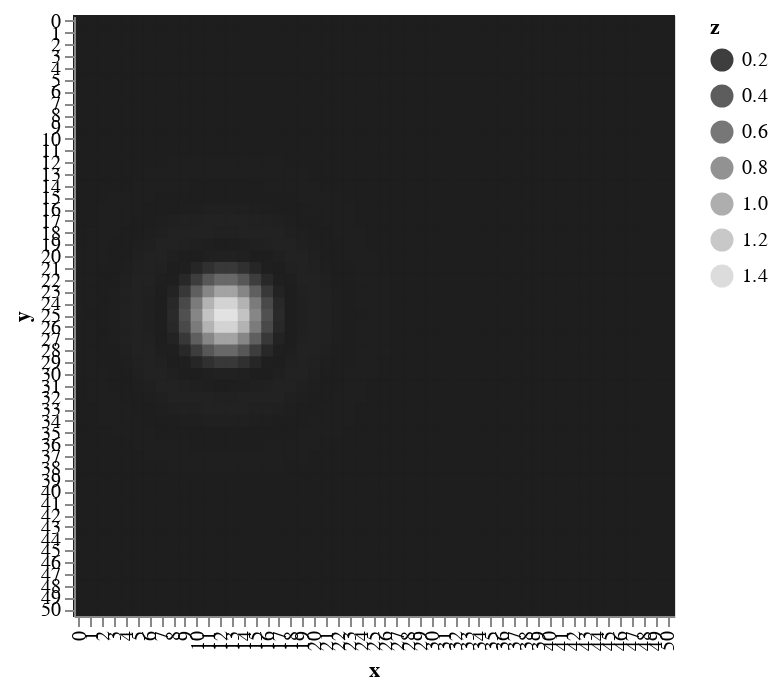
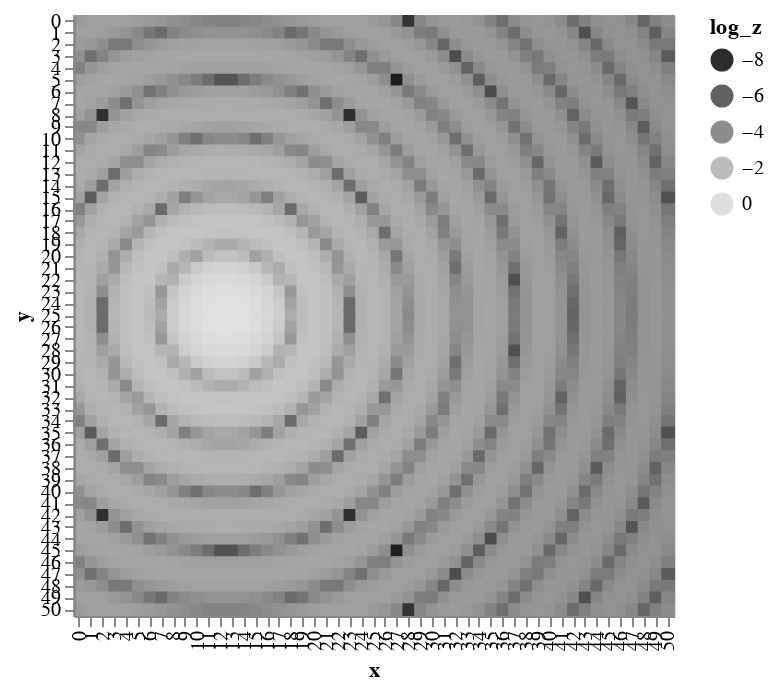

Notebook code for these charts, in order:
### Markdown cell above
Here is an example response for particle of intensity 1.5, order 1 at position (-10,5) and radius 1.5. No ellipticity. The response is shown on linear (top) and log (bottom) scales.

### Code cell
R=particle_bessel_response(51,(-0.5,0),p_r= 1.5, intensities=[1.5] ,orders=[1], elip_d=0, ellipticity=1)
display(show_arr(R,log_scale=False,cmap='greys_r'))
display(show_arr(R,log_scale=True,cmap='greys_r'))

### Figure 1 — Vega-Lite specification as saved in the notebook (floating-point values rounded to 4 significant figures; data arrays with more than 128 entries replaced by an {"elided": "..."} marker saying what was removed)
{"config": {"view": {"continuousWidth": 400, "continuousHeight": 300}}, "data": {"name": "data-15423041a3e7908ae9082b74b35b5ae9"}, "mark": "rect", "encoding": {"fill": {"type": "quantitative", "field": "z", "scale": {"domain": [2.78e-09, 1.459], "scheme": "greys"}, "sort": "descending"}, "stroke": {"type": "quantitative", "field": "z", "scale": {"domain": [2.78e-09, 1.459], "scheme": "greys"}, "sort": "descending"}, "tooltip": [{"type": "ordinal", "field": "x", "title": "x"}, {"type": "ordinal", "field": "y", "title": "y"}, {"type": "quantitative", "field": "z", "title": "z"}], "x": {"type": "ordinal", "field": "x"}, "y": {"type": "ordinal", "field": "y"}}, "height": 300, "selection": {"selector003": {"type": "interval", "bind": "scales", "encodings": ["x", "y"]}}, "title": "", "width": 300, "$schema": "https://vega.github.io/schema/vega-lite/v4.8.1.json", "datasets": {"data-15423041a3e7908ae9082b74b35b5ae9": {"elided": "2601 records"}}}

### Figure 2 — Vega-Lite specification as saved in the notebook (floating-point values rounded to 4 significant figures; data arrays with more than 128 entries replaced by an {"elided": "..."} marker saying what was removed)
{"config": {"view": {"continuousWidth": 400, "continuousHeight": 300}}, "data": {"name": "data-125b953213348f0b150840717ce72b2c"}, "mark": "rect", "encoding": {"fill": {"type": "quantitative", "field": "log_z", "scale": {"domain": [-8.556, 0.164], "scheme": "greys"}, "sort": "descending"}, "stroke": {"type": "quantitative", "field": "log_z", "scale": {"domain": [-8.556, 0.164], "scheme": "greys"}, "sort": "descending"}, "tooltip": [{"type": "ordinal", "field": "x", "title": "x"}, {"type": "ordinal", "field": "y", "title": "y"}, {"type": "quantitative", "field": "z", "title": "z"}], "x": {"type": "ordinal", "field": "x"}, "y": {"type": "ordinal", "field": "y"}}, "height": 300, "selection": {"selector004": {"type": "interval", "bind": "scales", "encodings": ["x", "y"]}}, "title": "", "width": 300, "$schema": "https://vega.github.io/schema/vega-lite/v4.8.1.json", "datasets": {"data-125b953213348f0b150840717ce72b2c": {"elided": "2601 records"}}}
